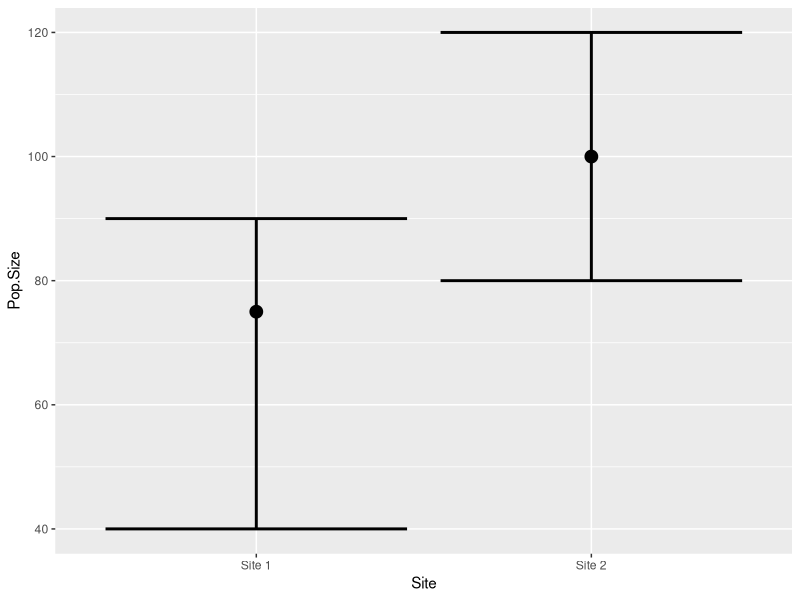
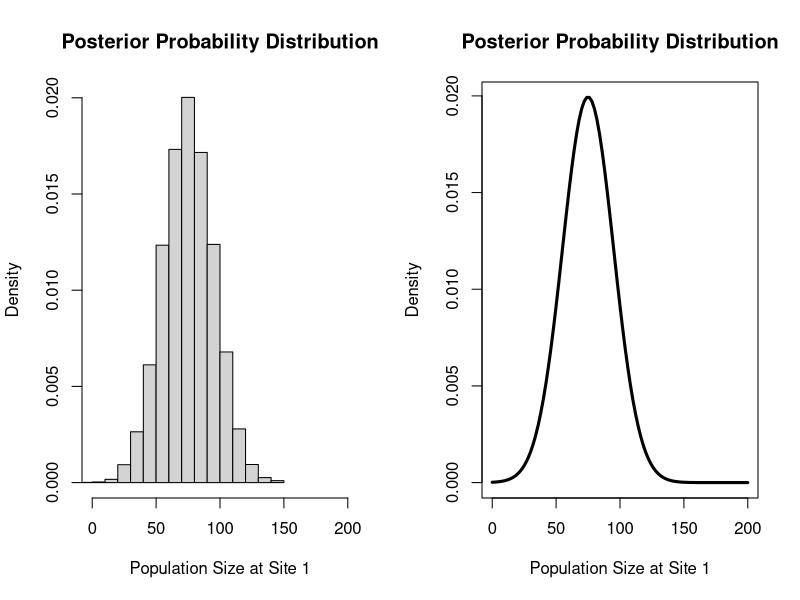
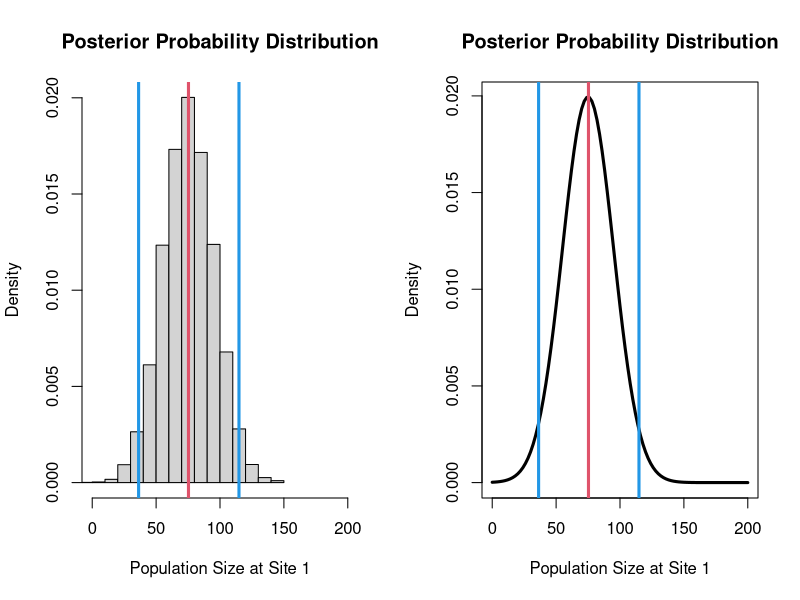
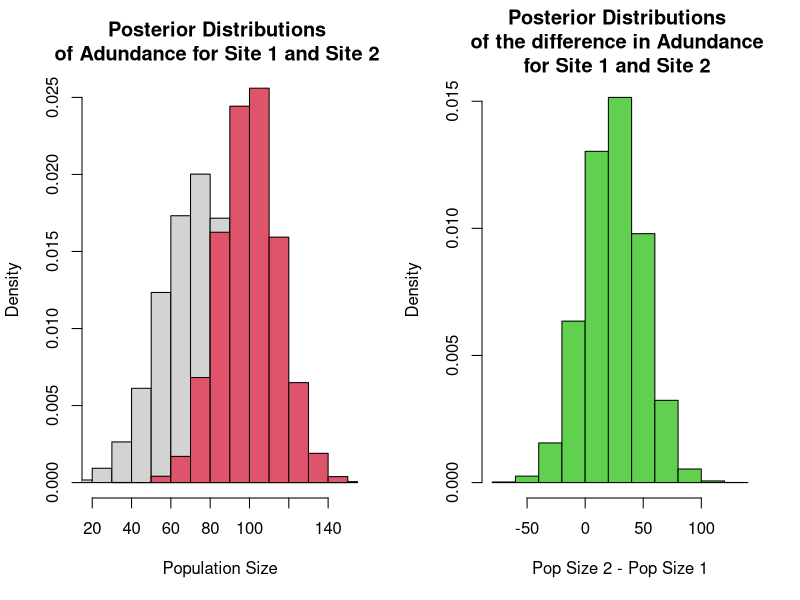
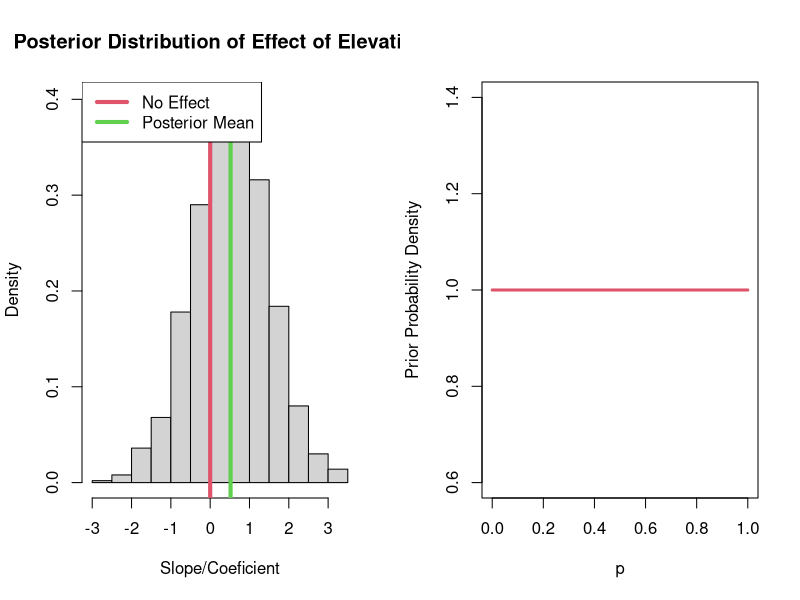
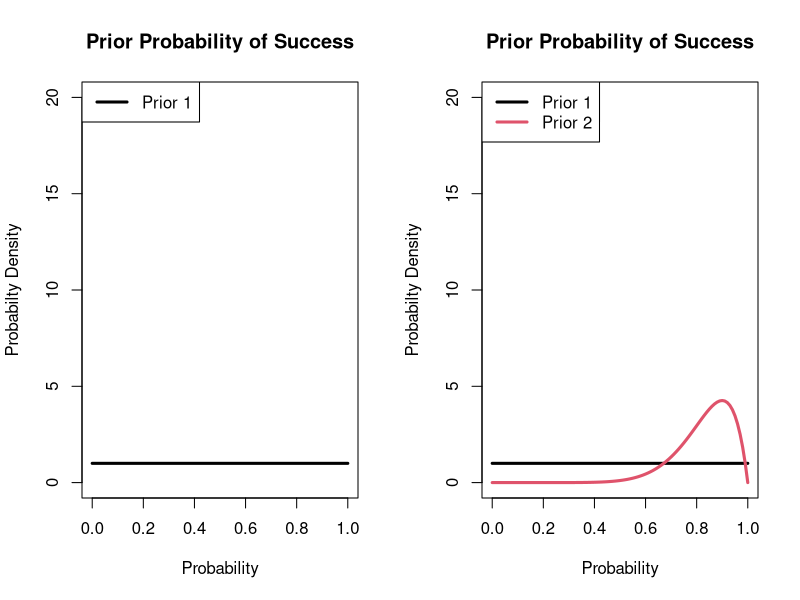
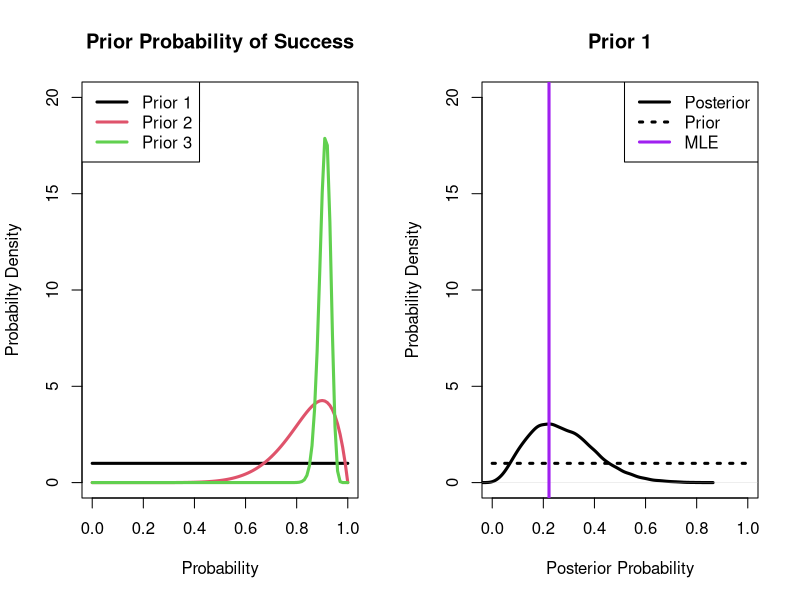
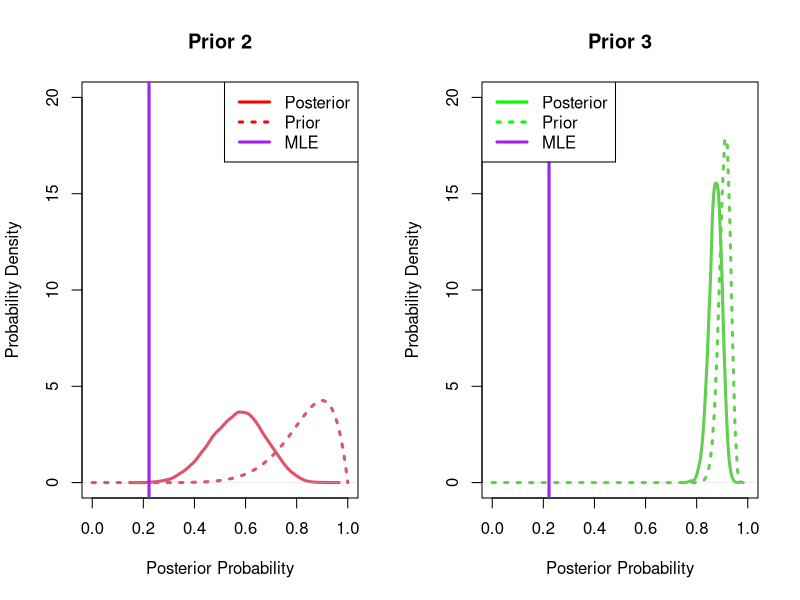

These figures' R source, in order:
## ---- chunk 1
set.seed(923874)                 # Create example data
data <- data.frame(Site = c("Site 1","Site 2"),
                         Pop.Size = c(75,100),
                         lower = c(40,80),
                         upper = c(90,120))

library("ggplot2")
ggplot(data, aes(Site, Pop.Size)) +        # ggplot2 plot with confidence intervals
  geom_point(cex=4) +
  geom_errorbar(aes(ymin = lower, ymax = upper),size = 1)

## ---- chunk 2
set.seed(5435)
rnorm(10,75,20)
## ---- chunk 3
par(mfrow=c(1,2))
set.seed(54354)
post1=rnorm(10000,75,20)
hist(post1,xlim=c(0,200),freq=FALSE,main="Posterior Probability Distribution",xlab="Population Size at Site 1")
curve(dnorm(x,75,20),xlim=c(0,200),main="Posterior Probability Distribution",ylab="Density",lwd=3,xlab="Population Size at Site 1")
## ---- chunk 4
set.seed(5435)
rnorm(10,75,20)
## ---- chunk 5
par(mfrow=c(1,2))
hist(post1,xlim=c(0,200),freq=FALSE,main="Posterior Probability Distribution",xlab="Population Size at Site 1")
abline(v=mean(post1),lwd=3,col=2)
abline(v=quantile(post1,probs=c(0.025,0.975)),lwd=3,col=4)
curve(dnorm(x,75,20),xlim=c(0,200),main="Posterior Probability Distribution",ylab="Density",lwd=3,xlab="Population Size at Site 1")
abline(v=mean(post1),lwd=3,col=2)
abline(v=quantile(post1,probs=c(0.025,0.975)),lwd=3,col=4)

## ---- chunk 6
par(mfrow=c(1,2))
set.seed(4345)
post1=post1
post2=rnorm(10000,100,15)
hist(post1,freq=FALSE,xlim=c(20,150),ylim=c(0,0.025),main="Posterior Distributions \nof Adundance for Site 1 and Site 2 ",
     xlab="Population Size")
hist(post2,freq=FALSE,xlim=c(20,150),add=TRUE,col=2)
diff=post2-post1
hist(diff,freq=FALSE,col=3,main="Posterior Distributions \nof the difference in Adundance \nfor Site 1 and Site 2 ",
     xlab="Pop Size 2 - Pop Size 1")
## ---- chunk 7
diff=post2-post1
length(which(diff>0))/length(diff)
## ---- chunk 8
set.seed(5435)
x=seq(-1,1,by=0.1)
y=rnorm(21,mean=1+1*x,sd=1)
## ---- chunk 9
summary(glm(y~x))
## ---- chunk 10
set.seed(543534)
post=rnorm(1000,0.5,1)
hist(post,main="Posterior Distribution of Effect of Elevation",freq = FALSE,xlab="Slope/Coeficient")
abline(v=0, lwd=4,col=2)
abline(v=mean(post), lwd=4,col=3)
legend("topleft",col=c(2,3),lwd=4,legend=c("No Effect", "Posterior Mean"))
## ---- chunk 11
#Posterior Mean
  mean(post)
## ---- chunk 12
#Credible/Probability Intervals 
  quantile(post,prob=c(0.025,0.975))
## ---- chunk 13
# #Probabilty of a postive effect
 length(which(post>0))/length(post)
## ---- chunk 14
# #Probabilty of a negative effect
 length(which(post<0))/length(post)
## ---- chunk 15
curve(dbeta(x,1,1),xlim=c(0,1),lwd=3,col=2,xlab="p",
      ylab = "Prior Probability Density")
## ---- chunk 16
# Survival outcomes of three adult hippos
  y1=c(0,0,0,0,0,0,0,1,1)
  N1=length(y1)
  mle.p=mean(y1)
  mle.p
## ---- chunk 17
  alpha.prior1=1
  beta.prior1=1
## ---- chunk 18
#Plot of prior 1
curve(dbeta(x,shape1=alpha.prior1,shape2=beta.prior1),lwd=3,
      xlab="Probability",ylab="Probabilty Density",
      main="Prior Probability of Success",ylim=c(0,20))
legend("topleft",col=c(1,2),legend=c("Prior 1"),lwd=3)
## ---- chunk 19
  alpha.prior2=10
  beta.prior2=2
## ---- chunk 20
curve(dbeta(x,shape1=alpha.prior1,shape2=beta.prior1),lwd=3,
      xlab="Probability",ylab="Probabilty Density",
      main="Prior Probability of Success",ylim=c(0,20))
legend("topleft",col=c(1,2),legend=c("Prior 1"),lwd=3)
curve(dbeta(x,shape1=alpha.prior2,shape2=beta.prior2),lwd=3,col=2,add=TRUE)
legend("topleft",col=c(1,2),legend=c("Prior 1", "Prior 2"),lwd=3)
## ---- chunk 21
  alpha.prior3=150
  beta.prior3=15
## ---- chunk 22
curve(dbeta(x,shape1=alpha.prior1,shape2=beta.prior1),lwd=3,
      xlab="Probability",ylab="Probabilty Density",
      main="Prior Probability of Success",ylim=c(0,20))
legend("topleft",col=c(1,2),legend=c("Prior 1"),lwd=3)
curve(dbeta(x,shape1=alpha.prior2,shape2=beta.prior2),lwd=3,col=2,add=TRUE)
curve(dbeta(x,shape1=alpha.prior3,shape2=beta.prior3),lwd=3,col=3,add=TRUE)
legend("topleft",col=c(1,2,3),legend=c("Prior 1", "Prior 2","Prior 3"),lwd=3)

## ---- chunk 23
# Note- the data are the same, but the prior is changing.
# Gibbs sampler
  post.1=rbeta(10000,alpha.prior1+sum(y1),beta.prior1+N1-sum(y1))
  post.2=rbeta(10000,alpha.prior2+sum(y1),beta.prior2+N1-sum(y1))
  post.3=rbeta(10000,alpha.prior3+sum(y1),beta.prior3+N1-sum(y1))
## ---- chunk 24
plot(density(post.1),ylim=c(0,20),xlim=c(0,1),col=1,lwd=3,main="Prior 1",
     xlab="Posterior Probability",ylab="Probability Density")
curve(dbeta(x,shape1=alpha.prior1,shape2=beta.prior1),
      add=TRUE,col=1,lwd=3,lty=3)
abline(v=mle.p,col="purple",lwd=3)
legend("topright",lwd=3,lty=c(1,3,1),col=c("black","black","purple"),
       legend=c("Posterior","Prior","MLE"))
## ---- chunk 25
plot(density(post.2),ylim=c(0,20),xlim=c(0,1),col=2,lwd=3,main="Prior 2",
     xlab="Posterior Probability",ylab="Probability Density")
curve(dbeta(x,shape1=alpha.prior2,shape2=beta.prior2),
      add=TRUE,col=2,lwd=3,lty=3)
abline(v=mle.p,col="purple",lwd=3)
legend("topright",lwd=3,lty=c(1,3,1),col=c("red","red","purple"),
       legend=c("Posterior","Prior","MLE"))
## ---- chunk 26
plot(density(post.3),ylim=c(0,20),xlim=c(0,1),col=3,lwd=3,main="Prior 3",
     xlab="Posterior Probability",ylab="Probability Density")
curve(dbeta(x,shape1=alpha.prior3,shape2=beta.prior3),
      add=TRUE,col=3,lwd=3,lty=3)
abline(v=mle.p,col="purple",lwd=3)
legend("topleft",lwd=3,lty=c(1,3,1),col=c("green","green","purple"),
       legend=c("Posterior","Prior","MLE"))
## ---- chunk 27
y2=c(0,1,1,0,1,1,1,1,1,1,1,1,1,1,1,1,1,1,0,
     1,1,1,1,1,1,1,1,1,1,1,1,1,1,1,1,1,1,0)
length(y2)
## ---- chunk 28
N2=length(y2)

mle.p=mean(y2)

post.4=rbeta(10000,alpha.prior1+sum(y2),beta.prior1+N2-sum(y2))
post.5=rbeta(10000,alpha.prior2+sum(y2),beta.prior2+N2-sum(y2))
post.6=rbeta(10000,alpha.prior3+sum(y2),beta.prior3+N2-sum(y2))

plot(density(post.4),ylim=c(0,20),xlim=c(0,1),col=1,lwd=3,main="Prior 1",
     xlab="Posterior Probability",ylab="Probability Density")
curve(dbeta(x,shape1=alpha.prior1,shape2=beta.prior1),
      add=TRUE,col=1,lwd=3,lty=3)
abline(v=mle.p,col="purple",lwd=3)
legend("topleft",lwd=3,lty=c(1,3,1),col=c("black","black","purple"),
       legend=c("Posterior","Prior","MLE"))
## ---- chunk 29
plot(density(post.5),ylim=c(0,20),xlim=c(0,1),col=2,lwd=3,main="Prior 2",
     xlab="Posterior Probability",ylab="Probability Density")
curve(dbeta(x,shape1=alpha.prior2,shape2=beta.prior2),
      add=TRUE,col=2,lwd=3,lty=3)
abline(v=mle.p,col="purple",lwd=3)
legend("topleft",lwd=3,lty=c(1,3,1),col=c("red","red","purple"),
       legend=c("Posterior","Prior","MLE"))
## ---- chunk 30
plot(density(post.6),ylim=c(0,20),xlim=c(0,1),col=3,lwd=3,main="Prior 3",
     xlab="Posterior Probability",ylab="Probability Density")
curve(dbeta(x,shape1=alpha.prior3,shape2=beta.prior3),
      add=TRUE,col=3,lwd=3,lty=3)
abline(v=mle.p,col="purple",lwd=3)
legend("topleft",lwd=3,lty=c(1,3,1),col=c("green","green","purple"),
       legend=c("Prior 1","Prior 2","Prior 3"))

## ---- chunk 31
par(mfrow=c(1,2))
plot(density(post.1),ylim=c(0,20),xlim=c(0,1),col=1,lwd=3,main="Small Data",
     xlab="Posterior Probability",ylab="Probability Density")
#curve(dbeta(x,shape1=alpha1,shape2=beta1),
#      add=TRUE,col=1,lwd=3,lty=3)
#abline(v=mle.p,col="purple",lwd=3)

lines(density(post.2),ylim=c(0,20),xlim=c(0,1),col=2,lwd=3)
#curve(dbeta(x,shape1=alpha2,shape2=beta2),
#      add=TRUE,col=2,lwd=3,lty=3)
#abline(v=mle.p,col="purple",lwd=3)

lines(density(post.3),ylim=c(0,20),xlim=c(0,1),col=3,lwd=3)
#curve(dbeta(x,shape1=alpha3,shape2=beta3),
#      add=TRUE,col=3,lwd=3,lty=3)
#abline(v=mle.p,col="purple",lwd=3)
legend("topleft",lwd=3,lty=c(1,1,1),col=c("black","red","green"),
       legend=c("Prior 1","Prior 2","Prior 3"))

#################
plot(density(post.4),ylim=c(0,20),xlim=c(0,1),col=1,lwd=3,main="More Data",
     xlab="Posterior Probability",ylab="Probability Density")
#curve(dbeta(x,shape1=alpha1,shape2=beta1),
#      add=TRUE,col=1,lwd=3,lty=3)
#abline(v=mle.p,col="purple",lwd=3)

lines(density(post.5),ylim=c(0,20),xlim=c(0,1),col=2,lwd=3)
#curve(dbeta(x,shape1=alpha2,shape2=beta2),
#      add=TRUE,col=2,lwd=3,lty=3)
#abline(v=mle.p,col="purple",lwd=3)

lines(density(post.6),ylim=c(0,20),xlim=c(0,1),col=3,lwd=3)
#curve(dbeta(x,shape1=alpha3,shape2=beta3),
#      add=TRUE,col=3,lwd=3,lty=3)
#abline(v=mle.p,col="purple",lwd=3)
legend("topleft",lwd=3,lty=c(1,1,1),col=c("black","red","green"),
       legend=c("Prior 1","Prior 2","Prior 3"))
